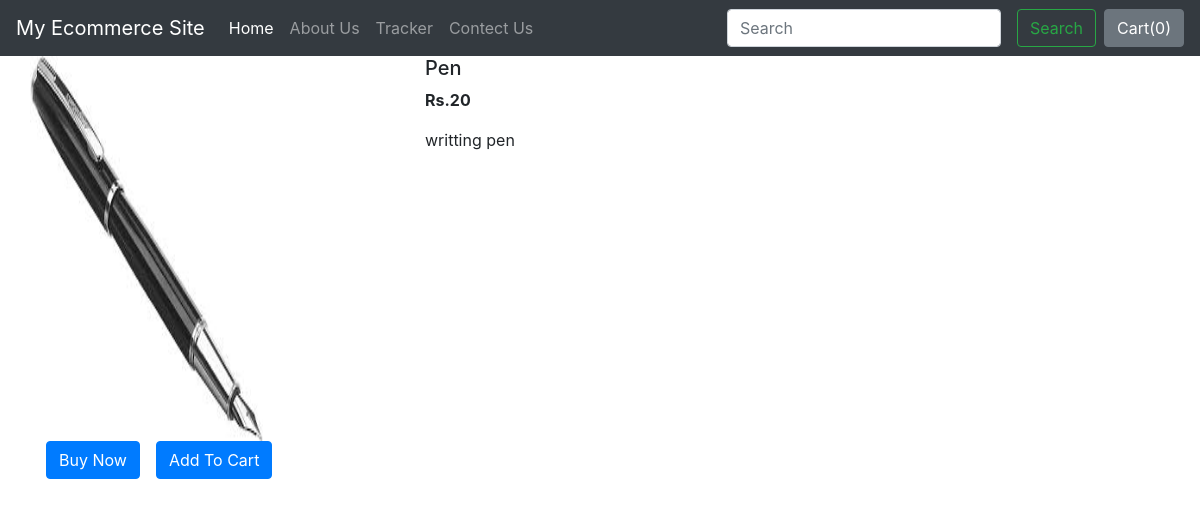
Screenshot of /shop/products/2 with the database file from the repository.
### shop/models.py (models this page shows, shortened)
class product(models.Model):
    product_id = models.AutoField
    product_name = models.CharField(max_length=50)
    category = models.CharField(max_length=50, default="")
    subcategory = models.CharField(max_length=50,default="")
    price = models.IntegerField(default=0)
    desc = models.CharField(max_length=300)
    pub_date = models.DateField()
    image = models.ImageField(upload_to="shop/images", default="")

### shop/views.py (the view)
# urls.py: path("products/<int:myid>",views.productview,name="Products"),
def productview(request, myid):
    Product = product.objects.filter(id=myid)
    return render(request, 'shop/productview.html', {'product':Product[0]})

### shop/templates/shop/productview.html (shortened to what this page needs)
{% extends 'shop/basic.html' %}
{% block body %}
<div class="container">
    <div class="row">
    <div class="col-md-4">
    <div class="row">
        <img src="/media/{{product.image}}" width="233px" height="385px">
    </div>
        <div class="row">
            <button class="btn btn-primary mx-3">Buy Now</button>
            <button class="btn btn-primary">Add To Cart</button>
        </div>
    </div>
        <div class="col-md-8">
            <h5>{{product.product_name}}</h5>
            <p><b>Rs.{{product.price}}</b></p>
            <p>{{product.desc}}</p>
        </div>
        </div>
    </div>
{% endblock %}

### rows the page displays
product: image (picture), product_name "Pen", price "20", desc "writting pen"
